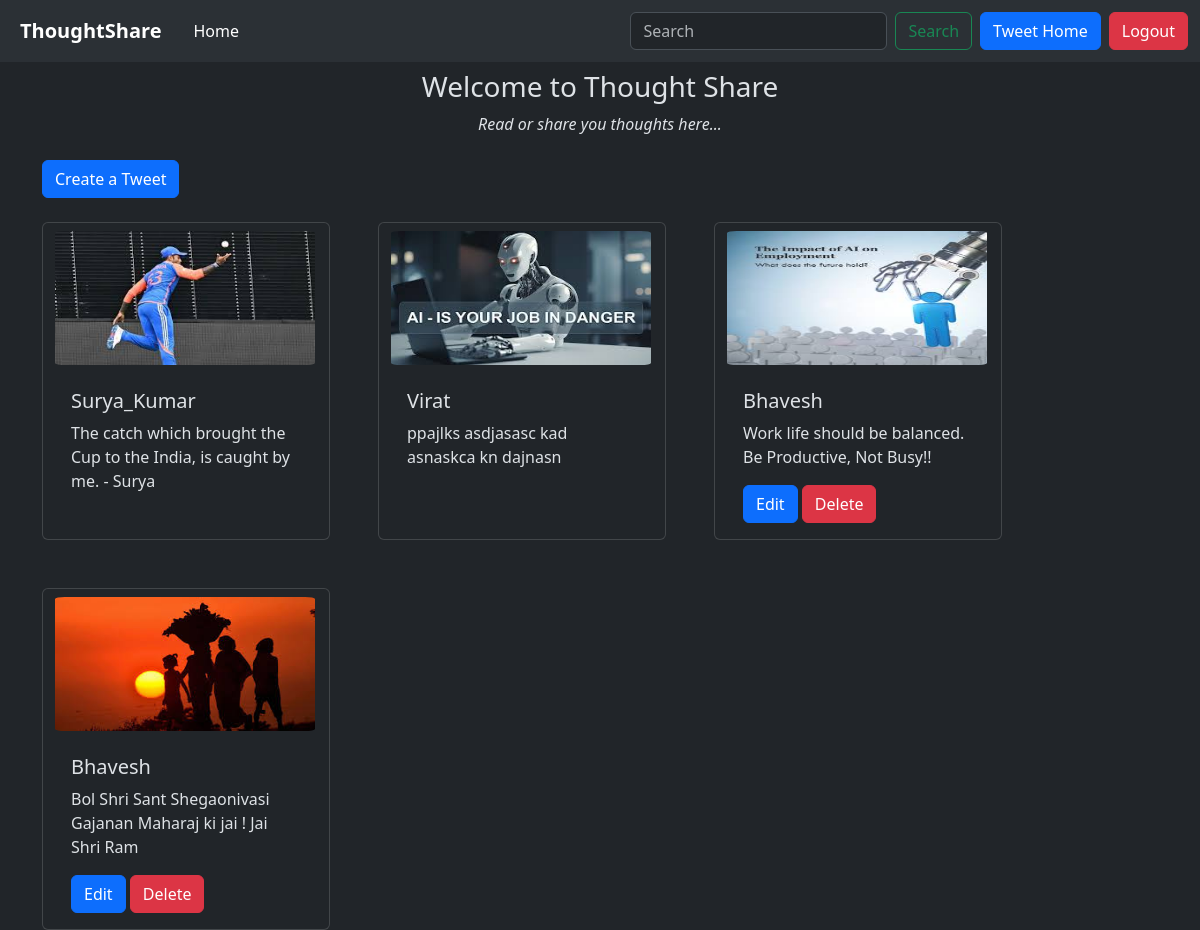
The page /tweet/ (signed in) on the database its author committed.
### tweet/models.py (models this page shows, shortened)
class Tweet(models.Model):
  user=models.ForeignKey(User, on_delete=models.CASCADE)
  text=models.TextField(max_length=300)
  image= models.ImageField(upload_to='Photos/',blank=True,null=True)
  created_at= models.DateTimeField(auto_now_add=True)
  updated_at= models.DateTimeField(auto_now=True)

### tweet/views.py (the view)
# urls.py: path('',views.tweet_list, name='tweet_list'),
def tweet_list(request):
  tweets= Tweet.objects.all().order_by('-created_at')
  return render(request, "tweet/tweet_list.html",{"tweets":tweets})

### tweet/templates/tweet/tweet_list.html (shortened to what this page needs)
{% extends "layout.html" %} <br />
{% block content %}
<h3 style="text-align: center" class="pt-2">Welcome to Thought Share</h3>
<p style="text-align: center"><i>Read or share you thoughts here...</i></p>
<div class="py-2 pb-4">
  <a class="btn btn-primary" href="{% url 'tweet_create' %}"> Create a Tweet</a>
</div>
<div class="container row gap-5">
  {% for tweet in tweets %}
  <div class="card" style="width: 18rem">
    <img
      src="{{tweet.image.url}}"
      class="card-img-top py-2"
      style="height: 150px; width: 260px; object-fit: fill; border-radius: 10px"
    />
    <div class="card-body">
      <h5 class="card-title">{{tweet.user.username}}</h5>
      <p class="card-text">{{tweet.text}}</p>
      {% if tweet.user == user %}
      <a href="{% url 'tweet_edit' tweet.id %}" class="btn btn-primary">Edit</a>
      <a href="{% url 'tweet_delete' tweet.id %}" class="btn btn-danger"
        >Delete</a
      >
      {% endif %}
    </div>
  </div>
  {% endfor %}
</div>
{% endblock content %}

### rows shown on the page
Tweet: image (picture), user.username "Surya_Kumar", text "The catch which brought the Cup to the India, is caught by me. - Surya"
Tweet: image (picture), user.username "Virat", text "ppajlks asdjasasc kad asnaskca kn dajnasn"
Tweet: image (picture), user.username "Bhavesh", text "Work life should be balanced. Be Productive, Not Busy!!", shows "Edit"
Tweet: image (picture), user.username "Bhavesh", text "Bol Shri Sant Shegaonivasi Gajanan Maharaj ki jai ! Jai Shri Ram", shows "Edit"
